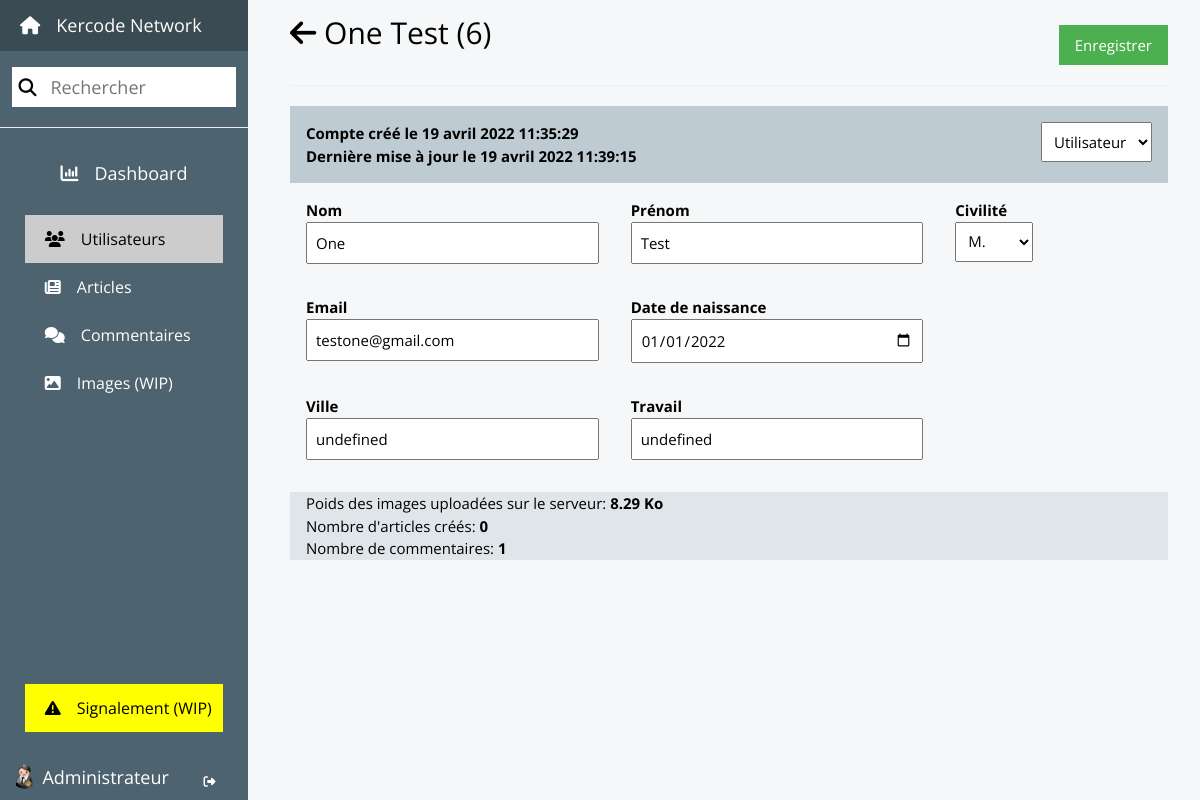
Page /indexadmin.php?action=useredit&id=6 (signed in) on the earlier database version.
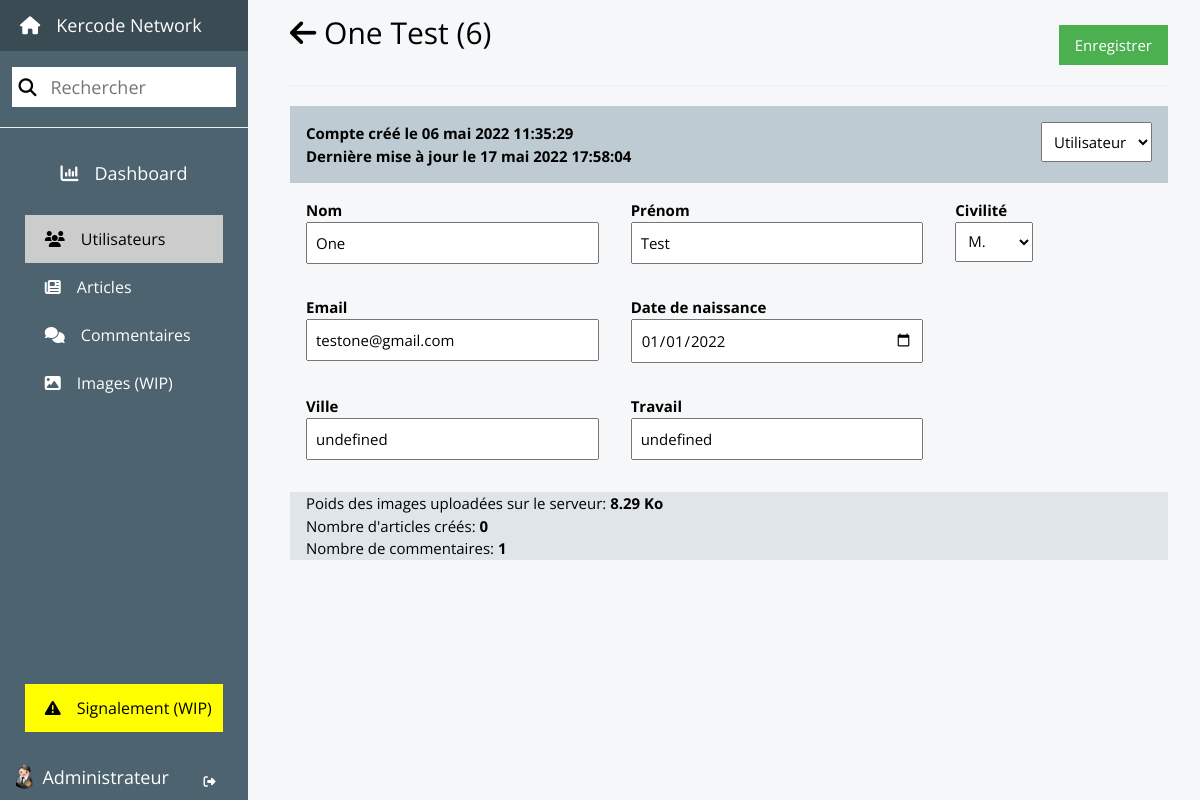
Same page on the later database version.
### tables this page shows
CREATE TABLE `user` (
  `id` int(11) NOT NULL AUTO_INCREMENT,
  `lastname` varchar(80) NOT NULL,
  `firstname` varchar(80) NOT NULL,
  `email` varchar(255) NOT NULL,
  `password` varchar(255) NOT NULL,
  `address` varchar(255) NOT NULL DEFAULT 'undefined',
  `job` varchar(120) NOT NULL DEFAULT 'undefined',
  `birthday_date` date NOT NULL,
  `gender` tinyint(1) NOT NULL DEFAULT '1' COMMENT '0 = woman; 1 = man',
  `image_profile` varchar(40) DEFAULT NULL COMMENT 'Nom de l''image de profil',
  `image_cover` varchar(40) DEFAULT NULL COMMENT 'Nom de l''image de couverture',
  `admin` tinyint(1) NOT NULL DEFAULT '0' COMMENT '1 = admin',
  `created_at` datetime NOT NULL DEFAULT CURRENT_TIMESTAMP,
  `updated_at` datetime NOT NULL DEFAULT CURRENT_TIMESTAMP ON UPDATE CURRENT_TIMESTAMP,
  PRIMARY KEY (`id`)
);

### app/Controllers/AdminController.php (called while the page is built, shortened)
<?php
class AdminController extends Controller
{
    public function editUser(int $userId, \Exception $e = null): void
    {
        $userToEdit = User::find($userId);
        include $this->viewAdmin('home');
    }
}

### app/Libs/ORM.php (called while the page is built, shortened)
<?php
abstract class ORM
{
    private static $pdo = null;
    private static function getTableName(string $calledClass): string
    {
        $table = explode("\\", $calledClass);
        return $table[array_key_last($table)];
    }
    protected static function connect(): \PDO
    {
        if (isset(self::$pdo)) {
            return self::$pdo;
        }
        $servername = "mysql:host=" . $_ENV['DB_HOST'] . ";port=" . $_ENV['DB_PORT'] . ";dbname=" . $_ENV['DB_NAME'] . ";charset=utf8";
        $username = $_ENV['DB_USERNAME'];
        $password = $_ENV['DB_PASSWORD'];
        self::$pdo = new \PDO($servername, $username, $password, array(\PDO::ATTR_ERRMODE => \PDO::ERRMODE_EXCEPTION));
        return self::$pdo;
    }
    public static function count(string $column, ?string $table = null): string
    {
        $table ? $child = $table : $child = self::getTableName(get_called_class());
        return "SELECT COUNT({$column}) FROM {$child}";
    }
    public static function where(array $columns): string
    {
        $query = " WHERE ";
        foreach($columns as $column) {
            $query .= $column . " = :" . $column . " AND ";
        }
        $query = substr($query, !strlen($query), -5);
        return $query;
    }
    public static function execute(string $query, bool $many = false, ?array $data = null): mixed
    {
        $pdo = self::connect();
        $req = $pdo->prepare($query);
        $req->execute($data);
        if ($many) {
            $objects = [];
            foreach ($req->fetchAll() as $result) {
                array_push(
                    $objects,
                    new $child($result)
                );
            }
            return $objects;
        } else {
            return new $child($req->fetch());
        }
    }
    public static function result(string $query, bool $many = false, ?array $data = null): mixed
    {
        $pdo = self::connect();
        $req = $pdo->prepare($query);
        $req->execute($data);
        return $many ? $req->fetchAll() : $req->fetch();
    }
}

### app/Models/User.php (called while the page is built, shortened)
<?php
class User extends Model
{
    private static array $data =
    ['User.id as id', 'firstname', 'lastname', 'email', 'address', 'job', 'birthday_date', 'gender', 'image_profile', 'image_cover', 'admin', 'User.created_at as created_at', 'User.updated_at as updated_at'];
    private int $id;
    private string $firstname;
    private string $lastname;
    private string $email;
    private string $job;
    private string $address;
    private string $birthdayDate;
    private int $gender;
    private bool $admin;
    private string $createdAt;
    private string $updatedAt;
    public static function find(int $id): self
    {
        $query = parent::select(self::$data) . parent::where(['id']);
        return parent::execute($query, false, ['id' => $id]);
    }
    protected function __construct(array $data)
    {
        $this->id = $data['id'];
        $this->firstname = $data['firstname'];
        $this->lastname = $data['lastname'];
        $this->email = $data['email'];
        $this->job = $data['job'];
        $this->address = $data['address'];
        $this->birthdayDate = $data['birthday_date'];
        $this->gender = $data['gender'];
        $this->createdAt = $data['created_at'];
        $this->updatedAt = $data['updated_at'];
        $this->admin = $data['admin'];
    }
    public function __get(string $property): mixed
    {
        switch ($property) {
            case 'id':
                return $this->id;
            case 'firstname':
                return $this->firstname;
            case 'lastname':
                return $this->lastname;
            case 'email':
                return $this->email;
            case 'job':
                return $this->job;
            case 'address':
                return $this->address;
            case 'birthdayDate':
                return $this->birthdayDate;
            case 'gender':
                return $this->gender;
            case 'createdAt':
                return $this->createdAt;
            case 'updatedAt':
                return $this->updatedAt;
            case 'countArticles':
                return $this->countArticles();
            case 'countComments':
                return $this->countComments();
        }
    }
    public function getDirPath(): string
    {
        return $_ENV['PATHDIRUSER'] . $this->id;
    }
    public function isAdmin(): bool
    {
        return $this->admin;
    }
    private function countArticles(): int
    {
        $query = Article::count('id') . parent::where(['user_id']);
        $this->countArticles = parent::result($query, false, ['user_id' => $this->id])[0];
        return $this->countArticles;
    }
    private function countComments(): int
    {
        $query = Comment::count('id') . parent::where(['user_id']);
        $this->countComments = parent::result($query, false, ['user_id' => $this->id])[0];
        return $this->countComments;
    }
}

### app/Helpers/Helper.php (called while the page is built, shortened)
<?php
abstract class Helper
{
    public static function dateToFrench(string $date, string $format = "d F Y"): string
    {
        $englishMonths = array('January', 'February', 'March', 'April', 'May', 'June', 'July', 'August', 'September', 'October', 'November', 'December');
        $frenchMonths = array('janvier', 'février', 'mars', 'avril', 'mai', 'juin', 'juillet', 'août', 'septembre', 'octobre', 'novembre', 'décembre');
        return str_replace($englishMonths, $frenchMonths, date($format, strtotime($date)));
    }
    private static function folderSize($path): string
    {
        $totalSize = 0;
        $files = scandir($path);
        foreach ($files as $file) {
            if (is_dir(rtrim($path, '/') . '/' . $file)) {
                if ($file != "." && $file != "..") {
                    $size = self::folderSize(rtrim($path, '/') . '/' . $file);
                    $totalSize += $size;
                }
            } else {
                $size = filesize(rtrim($path, '/') . '/' . $file);
                $totalSize += $size;
            }
        }
        return $totalSize;
    }
    public static function formatSize($path) : string
    {
        $size = self::folderSize($path);
        $mod = 1024;
        $units = explode(" ", 'o Ko Mo Go To Po');
        for ($i = 0; $size > $mod; $i++) {
            $size /= $mod;
        }
        return round($size, 2) . ' ' . $units[$i];
    }
}

### app/views/back/modules/user_details.php (the view, shortened to what the changed rows need)
<div class="admin-content">
    <form action="indexadmin.php?action=usereditpost&id=<?= $userToEdit->__get('id'); ?>" id="user-edit" method="POST">
        <div class="flex flex-wrap">
            <h1>
                <a href="indexadmin.php?action=users"><i class="fa fa-arrow-left"></i></a>
                <?= $userToEdit->__get('lastname'); ?> <?= $userToEdit->__get('firstname'); ?> (<?= $userToEdit->__get('id'); ?>)
            </h1>
            <button type="submit" class="btn green right h40px bottom">Enregistrer</button>
        </div>
        <div class="theme-l3 flex">
            <p class="bold margin">
                Compte créé le <?= \Knetwork\Helpers\Helper::dateToFrench($userToEdit->__get('createdAt'), "d F Y H:i:s"); ?><br>
                Dernière mise à jour le <?= \Knetwork\Helpers\Helper::dateToFrench($userToEdit->__get('updatedAt'), "d F Y H:i:s"); ?>
            </p>
            <div class="right margin">
                <select name="role" id="role">
                    <option value="0" <?php if (!$userToEdit->isAdmin()) { echo 'selected'; } ?>>Utilisateur</option>
                </select>
            </div>
        </div>
        <div class="flex flex-wrap w100">
            <div class="col l4 m5 margin">
                <label for="lastname" class="">Nom</label>
                <input type="text" id="lastname" name="lastname" value="<?= $userToEdit->__get('lastname'); ?>" class="w100">
            </div>
            <div class="col l4 m5 margin">
                <label for="firstname">Prénom</label>
                <input type="text" id="firstname" name="firstname" value="<?= $userToEdit->__get('firstname'); ?>" class="w100">
            </div>
            <div class="col l1 m12 margin order-medium-1 order-small-1">
                <label for="gender">Civilité</label>
                <select name="gender" id="gender">
                    <option value="0" <?php if ($userToEdit->__get('gender') == 0) { echo 'selected'; } ?>>M.</option>
                </select>
            </div>
        </div>
        <div class="flex flex-wrap w100">
            <div class="col l4 m5 margin">
                <label for="email">Email</label>
                <input type="email" id="email" name="email" value="<?= $userToEdit->__get('email'); ?>" class="w100">
            </div>
            <div class="col l4 m5 margin">
                <label for="birthday">Date de naissance</label>
                <input type="date" id="birthday" name="birthday" value="<?= $userToEdit->__get('birthdayDate'); ?>" class="w100">
            </div>
        </div>
        <div class="flex flex-wrap w100">
            <div class="col l4 m5 margin">
                <label for="address">Ville</label>
                <input type="text" id="address" name="address" value="<?= $userToEdit->__get('address'); ?>" class="w100">
            </div>
            <div class="col l4 m5 margin">
                <label for="job">Travail</label>
                <input type="text" id="job" name="job" value="<?= $userToEdit->__get('job'); ?>" class="w100">
            </div>
        </div>
    </form>
    <div class="theme-l4">
        <p class="margin">
            Poids des images uploadées sur le serveur:
            <strong><?= \Knetwork\Helpers\Helper::formatSize($userToEdit->getDirPath()); ?></strong><br>
            Nombre d'articles créés: <strong><?= $userToEdit->__get('countArticles'); ?></strong><br>
            Nombre de commentaires: <strong><?= $userToEdit->__get('countComments'); ?></strong>
        </p>
    </div>
</div>

Differences in the rows shown:
changed user "One": created_at "19 avril 2022 11:35:29" → "06 mai 2022 11:35:29"; updated_at "19 avril 2022 11:39:15" → "17 mai 2022 17:58:04"
